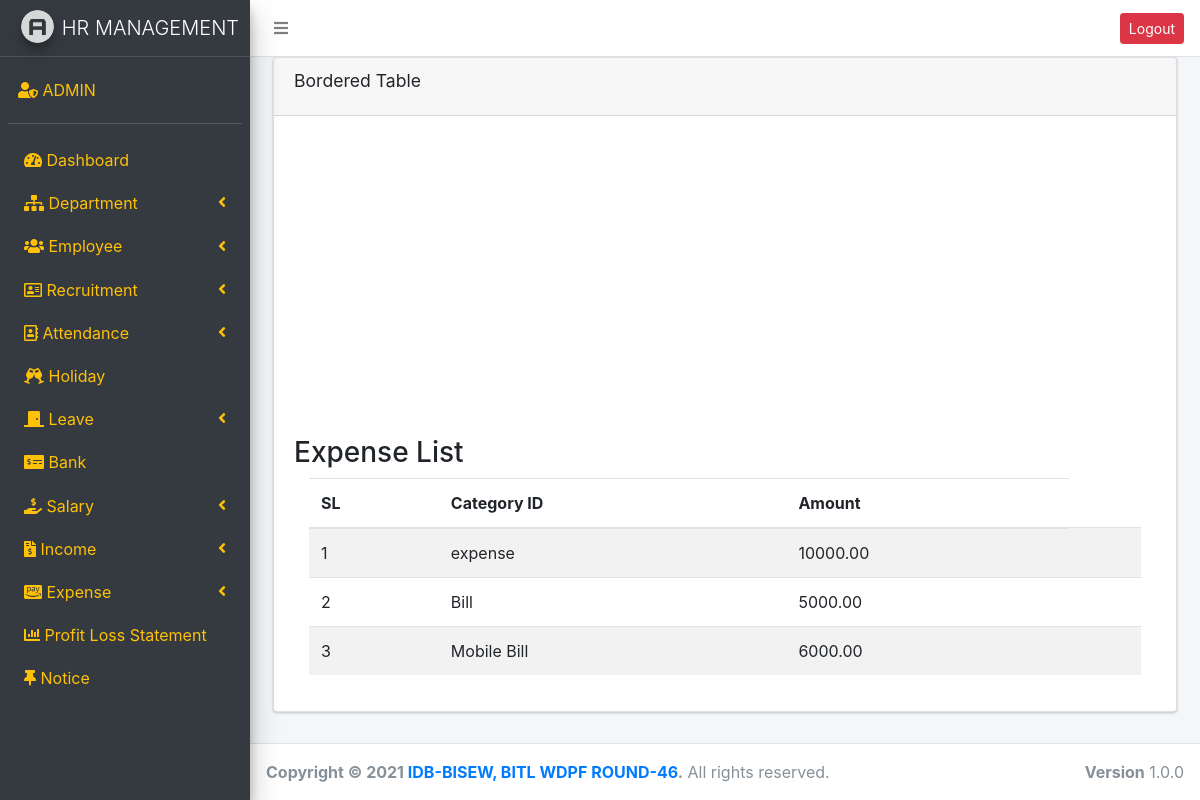
Screenshot of /expense_chart.php (signed in) with the database file from the repository.
### tables this page shows
CREATE TABLE `expense_category` (
  `id` int(11) NOT NULL,
  `category_name` varchar(255) NOT NULL,
  `status` enum('active','inactive') NOT NULL
);

### expense_chart.php (the view, shortened to what this page needs)
<?php
require_once("header.php");
require_once("sidebar.php");
?>
<section class="content">
	<div class="container-fluid">
		<div class="row">
			<div class="col-md-12">
				<div class="card">
					<div class="card-header">
						<h3 class="card-title">Bordered Table</h3>
					</div>
					<div class="card-body" stle="padding-top: 50px">
						<div id="chartdiv"></div>
						<?php
						$rs = $conn->query("SELECT * FROM `expense_category`");
						?>
						<h3>Expense List</h3>
						<div class="container">
							<table class="table table-striped table-hover">
								<thead>
									<tr>
										<th>SL</th>
										<th>Category ID</th>
										<th>Amount</th>
								</thead>
								<tbody>
									<?php $i = 0;
									while ($expense = $rs->fetch_assoc()) {
										$mm = $conn->query("SELECT SUM(amount)AS total FROM `expense` WHERE `categoryID`=" . $expense['id']);
										$ps = $mm->fetch_assoc();
									?>
										<tr>
											<td><?php echo ++$i ?></td>
											<td><?php echo $expense['category_name'] ?></td>
											<td><?php echo $ps['total'] ?></td>
											<td>
											</td>
										</tr>
									<?php   } ?>
								</tbody>
							</table>
						</div>
					</div>
				</div>
			</div>
		</div>
</section>
<?php require("footer.php"); ?>

### expense_chart.php (style rules this page uses)
#chartdiv { width: 100%; height: 300px; }

### rows the page displays
expense_category: category_name "expense", total "10000.00"
expense_category: category_name "Bill", total "5000.00"
expense_category: category_name "Mobile Bill", total "6000.00"
